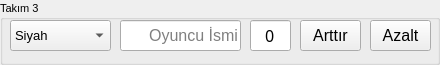
     <widget class="QGroupBox" name="teamArea_3">
      <property name="minimumSize">
       <size>
        <width>440</width>
        <height>65</height>
       </size>
      </property>
      <property name="maximumSize">
       <size>
        <width>440</width>
        <height>65</height>
       </size>
      </property>
      <property name="baseSize">
       <size>
        <width>440</width>
        <height>65</height>
       </size>
      </property>
      <property name="font">
       <font>
        <pointsize>8</pointsize>
       </font>
      </property>
      <property name="title">
       <string>Takım 3</string>
      </property>
      <property name="alignment">
       <set>Qt::AlignJustify|Qt::AlignVCenter</set>
      </property>
      <widget class="QComboBox" name="colorPicker_3">
       <property name="geometry">
        <rect>
         <x>10</x>
         <y>20</y>
         <width>101</width>
         <height>31</height>
        </rect>
       </property>
       <property name="font">
        <font>
         <pointsize>10</pointsize>
        </font>
       </property>
       <item>
        <property name="text">
         <string>Siyah</string>
        </property>
       </item>
       <item>
        <property name="text">
         <string>Gri</string>
        </property>
       </item>
       <item>
        <property name="text">
         <string>Beyaz</string>
        </property>
       </item>
       <item>
        <property name="text">
         <string>Mavi</string>
        </property>
       </item>
       <item>
        <property name="text">
         <string>Turkuaz</string>
        </property>
       </item>
       <item>
        <property name="text">
         <string>Kırmızı</string>
        </property>
       </item>
       <item>
        <property name="text">
         <string>Turuncu</string>
        </property>
       </item>
       <item>
        <property name="text">
         <string>Sarı</string>
        </property>
       </item>
       <item>
        <property name="text">
         <string>Yeşil (Açık)</string>
        </property>
       </item>
       <item>
        <property name="text">
         <string>Yeşil (Koyu)</string>
        </property>
       </item>
       <item>
        <property name="text">
         <string>Mor</string>
        </property>
       </item>
       <item>
        <property name="text">
         <string>Pembe</string>
        </property>
       </item>
       <item>
        <property name="text">
         <string>Kahverengi</string>
        </property>
       </item>
      </widget>
      <widget class="QLineEdit" name="teamScore_3">
       <property name="geometry">
        <rect>
         <x>250</x>
         <y>20</y>
         <width>41</width>
         <height>31</height>
        </rect>
       </property>
       <property name="font">
        <font>
         <family>Poppins</family>
         <pointsize>12</pointsize>
        </font>
       </property>
       <property name="text">
        <string>0</string>
       </property>
       <property name="alignment">
        <set>Qt::AlignCenter</set>
       </property>
      </widget>
      <widget class="QPushButton" name="incBt_3">
       <property name="geometry">
        <rect>
         <x>300</x>
         <y>20</y>
         <width>61</width>
         <height>31</height>
        </rect>
       </property>
       <property name="font">
        <font>
         <pointsize>12</pointsize>
        </font>
       </property>
       <property name="text">
        <string>Arttır</string>
       </property>
       <property name="iconSize">
        <size>
         <width>16</width>
         <height>16</height>
        </size>
       </property>
      </widget>
      <widget class="QPushButton" name="decBt_3">
       <property name="geometry">
        <rect>
         <x>370</x>
         <y>20</y>
         <width>61</width>
         <height>31</height>
        </rect>
       </property>
       <property name="font">
        <font>
         <pointsize>12</pointsize>
        </font>
       </property>
       <property name="text">
        <string>Azalt</string>
       </property>
       <property name="iconSize">
        <size>
         <width>16</width>
         <height>16</height>
        </size>
       </property>
      </widget>
      <widget class="QLineEdit" name="teamName_3">
       <property name="geometry">
        <rect>
         <x>120</x>
         <y>20</y>
         <width>121</width>
         <height>31</height>
        </rect>
       </property>
       <property name="font">
        <font>
         <pointsize>12</pointsize>
        </font>
       </property>
       <property name="alignment">
        <set>Qt::AlignRight|Qt::AlignTrailing|Qt::AlignVCenter</set>
       </property>
       <property name="placeholderText">
        <string>Oyuncu İsmi</string>
       </property>
      </widget>
     </widget>
